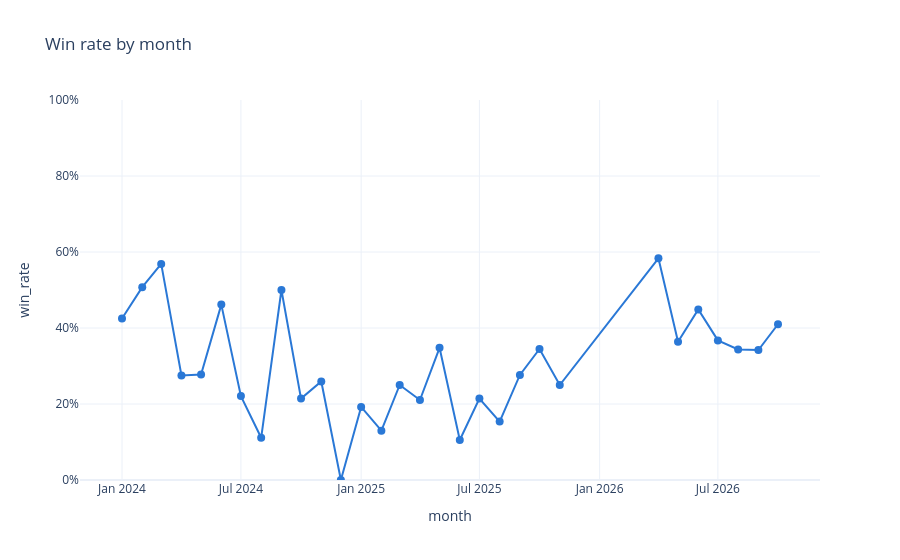

The notebook cell this image was saved under:
### Markdown cell above
### Over time, by map and by the races of the computers

### Code cell
by_month = (
    games.lazy()
    .group_by(pl.col("ext_datetime").dt.truncate("1mo").alias("month"))
    .agg(pl.len().alias("games"), (pl.col("result") == "Win").mean().alias("win_rate"))
    .sort("month")
    .collect()
)
fig = px.line(by_month, x="month", y="win_rate", markers=True, hover_data=["games"], template=TEMPLATE,
              title="Win rate by month", color_discrete_sequence=SERIES_COLORS)
fig.update_yaxes(tickformat=".0%", range=[0, 1])
fig.update_traces(line_width=2, marker_size=8)
fig.show()

by_map, by_races = pl.collect_all([
    games.lazy().group_by("title").agg(pl.len().alias("games"), (pl.col("result") == "Win").mean().round(3).alias("win_rate"),
                                       pl.col("duration").median().truediv(60).round(1).alias("median_minutes"))
    .filter(pl.col("games") >= 10).sort("win_rate", descending=True),
    games.lazy().group_by("ai_races").agg(pl.len().alias("games"), (pl.col("result") == "Win").mean().round(3).alias("win_rate"))
    .sort("games", descending=True),
])
display(by_map)
by_races

### Figure 1 — Plotly figure (JSON) as saved in the notebook; plotly's stock layout.template omitted (floating-point values rounded to 4 significant figures)
{"data": [{"customdata": [[40], [67], [51], [40], [36], [52], [77], [18], [32], [42], [27], [18], [26], [77], [52], [38], [23], [19], [28], [65], [94], [87], [20], [12], [88], [78], [98], [99], [76], [61]], "hovertemplate": "month=%{x}<br>win_rate=%{y}<br>games=%{customdata[0]}<extra></extra>", "legendgroup": "", "line": {"color": "#2a78d6", "dash": "solid", "width": 2}, "marker": {"size": 8, "symbol": "circle"}, "mode": "lines+markers", "name": "", "orientation": "v", "showlegend": false, "type": "scatter", "x": ["2024-01-01T00:00:00.000000000", "2024-02-01T00:00:00.000000000", "2024-03-01T00:00:00.000000000", "2024-04-01T00:00:00.000000000", "2024-05-01T00:00:00.000000000", "2024-06-01T00:00:00.000000000", "2024-07-01T00:00:00.000000000", "2024-08-01T00:00:00.000000000", "2024-09-01T00:00:00.000000000", "2024-10-01T00:00:00.000000000", "2024-11-01T00:00:00.000000000", "2024-12-01T00:00:00.000000000", "2025-01-01T00:00:00.000000000", "2025-02-01T00:00:00.000000000", "2025-03-01T00:00:00.000000000", "2025-04-01T00:00:00.000000000", "2025-05-01T00:00:00.000000000", "2025-06-01T00:00:00.000000000", "2025-07-01T00:00:00.000000000", "2025-08-01T00:00:00.000000000", "2025-09-01T00:00:00.000000000", "2025-10-01T00:00:00.000000000", "2025-11-01T00:00:00.000000000", "2026-04-01T00:00:00.000000000", "2026-05-01T00:00:00.000000000", "2026-06-01T00:00:00.000000000", "2026-07-01T00:00:00.000000000", "2026-08-01T00:00:00.000000000", "2026-09-01T00:00:00.000000000", "2026-10-01T00:00:00.000000000"], "xaxis": "x", "y": [0.425, 0.5075, 0.5686, 0.275, 0.2778, 0.4615, 0.2208, 0.1111, 0.5, 0.2143, 0.2593, 0.0, 0.1923, 0.1299, 0.25, 0.2105, 0.3478, 0.1053, 0.2143, 0.1538, 0.2766, 0.3448, 0.25, 0.5833, 0.3636, 0.4487, 0.3673, 0.3434, 0.3421, 0.4098], "yaxis": "y"}], "layout": {"legend": {"tracegroupgap": 0}, "title": {"text": "Win rate by month"}, "xaxis": {"anchor": "y", "domain": [0.0, 1.0], "title": {"text": "month"}}, "yaxis": {"anchor": "x", "domain": [0.0, 1.0], "range": [0, 1], "tickformat": ".0%", "title": {"text": "win_rate"}}}}
